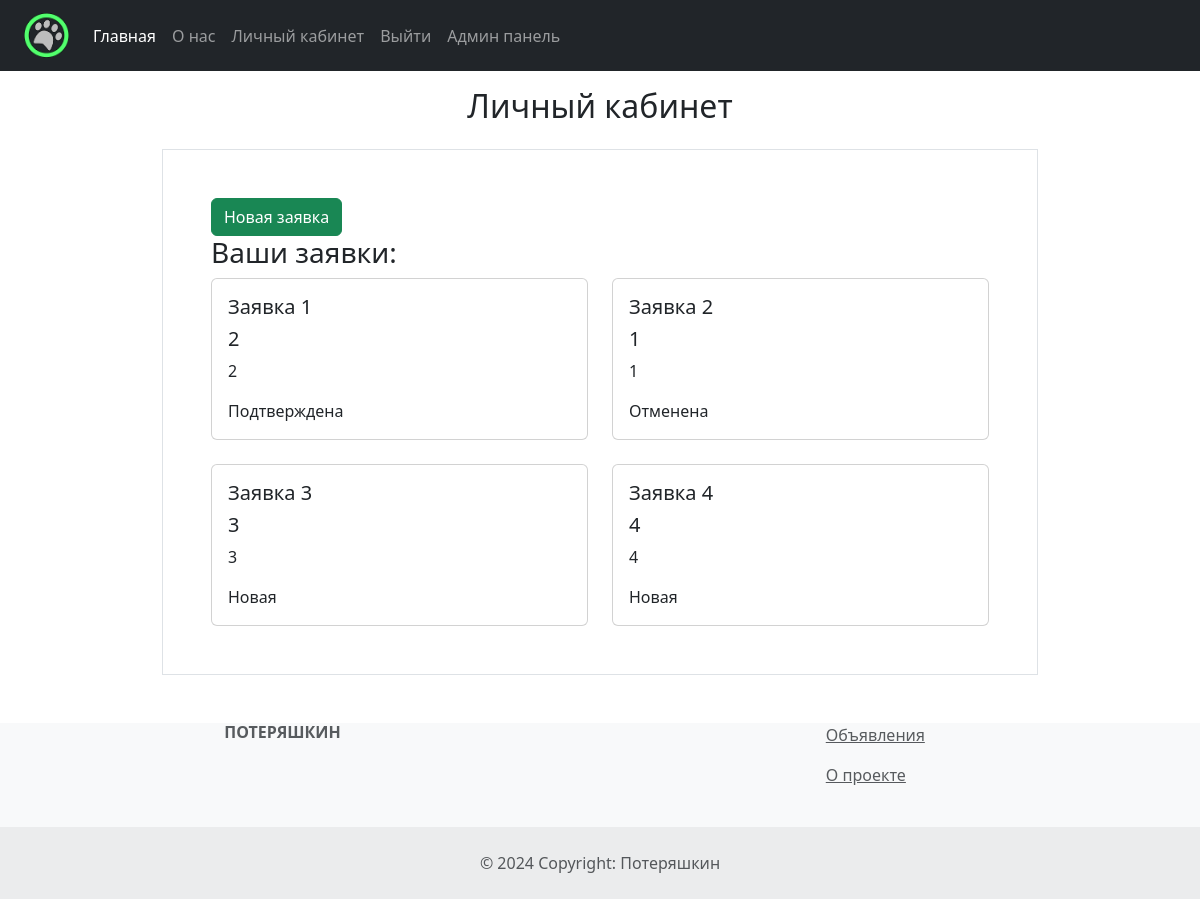
The app's page /account.php (signed in) with its own data.
### tables this page shows
CREATE TABLE `bids` (
  `id` int(11) NOT NULL,
  `title` varchar(30) NOT NULL,
  `description` varchar(30) NOT NULL,
  `address` varchar(50) NOT NULL,
  `user_id` int(11) NOT NULL,
  `status` varchar(30) NOT NULL DEFAULT 'Новая'
);

### account.php (the view, shortened to what this page needs)
<?php
    require("header.php");
    require("db.php");
    $stmt = $conn->prepare("select * from bids where user_id=?");
    $stmt->execute([$_SESSION['user_id']]);
    $bids = $stmt->fetchAll();
?>
    <div class="container-fluid w-75 mb-3 mx-avto">
        <h2 class="text-center p-3">Личный кабинет</h2>
        <div class="container border p-5">
            <a href="#" class="btn btn-success" data-bs-toggle="modal" data-bs-target="#bid">Новая заявкa</a>
            <h3>Ваши заявки: </h3>
            <div class="row row-cols-1 row-cols-md-2 g-4">
                <?php foreach ($bids as $bid) { ?>
                <div class="col">
                    <div class="card">
                    <div class="card-body">
                        <h5 class="card-title">Зaявка <?=$bid['id']?></h5> <h5 class="card-title"> <?=$bid['title']?></h5>
                        <p class="card-text"><?=$bid['description'] ?></p> <p class="card-text"><?=$bid['status'] ?></p>
                    </div>
                </div>
            </div>
            <?php } ?>
        </div>
        </div>
    </div>
    <footer class="text-right text-lg-start bg-body-tertiary text-muted">
  <section class="">
    <div class="container text-right text-md-start mt-5">
      <div class="row mt-3">
        <div class="col-md-3 col-lg-4 col-xl-3 mx-auto mb-4">
          <h6 class="text-uppercase fw-bold mb-4">
            <i class="fas fa-gem me-3"></i>Потеряшкин
          </h6>
        </div>
        <div class="col-md-2 col-lg-2 col-xl-2 mx-auto mb-4">
          <p> <a href="auth_form.php" class="text-reset">Объявления</a></p>
          <p> <a href="info.php" class="text-reset">О проекте</a> </p>
        </div>
      </div>
    </div>
  </section>
  <div class="text-center p-4" style="background-color: rgba(0, 0, 0, 0.05);">
    © 2024 Copyright: Потеряшкин
  </div>
</footer>
</body>
</html>

### records on screen
bids: id "1", title "2", description "2", status "Подтверждена"
bids: id "2", title "1", description "1", status "Отменена"
bids: id "3", title "3", description "3", status "Новая"
bids: id "4", title "4", description "4", status "Новая"
